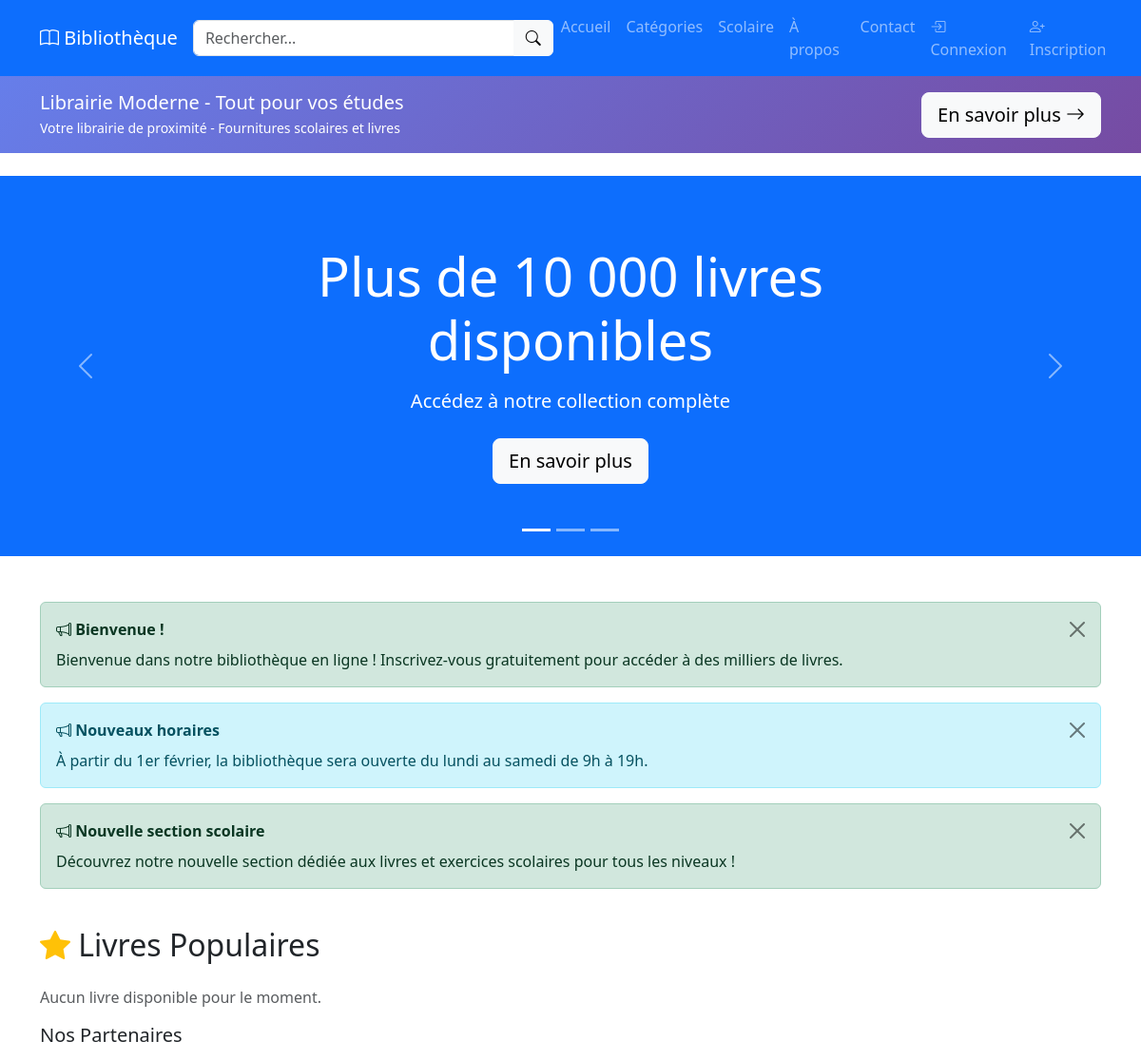
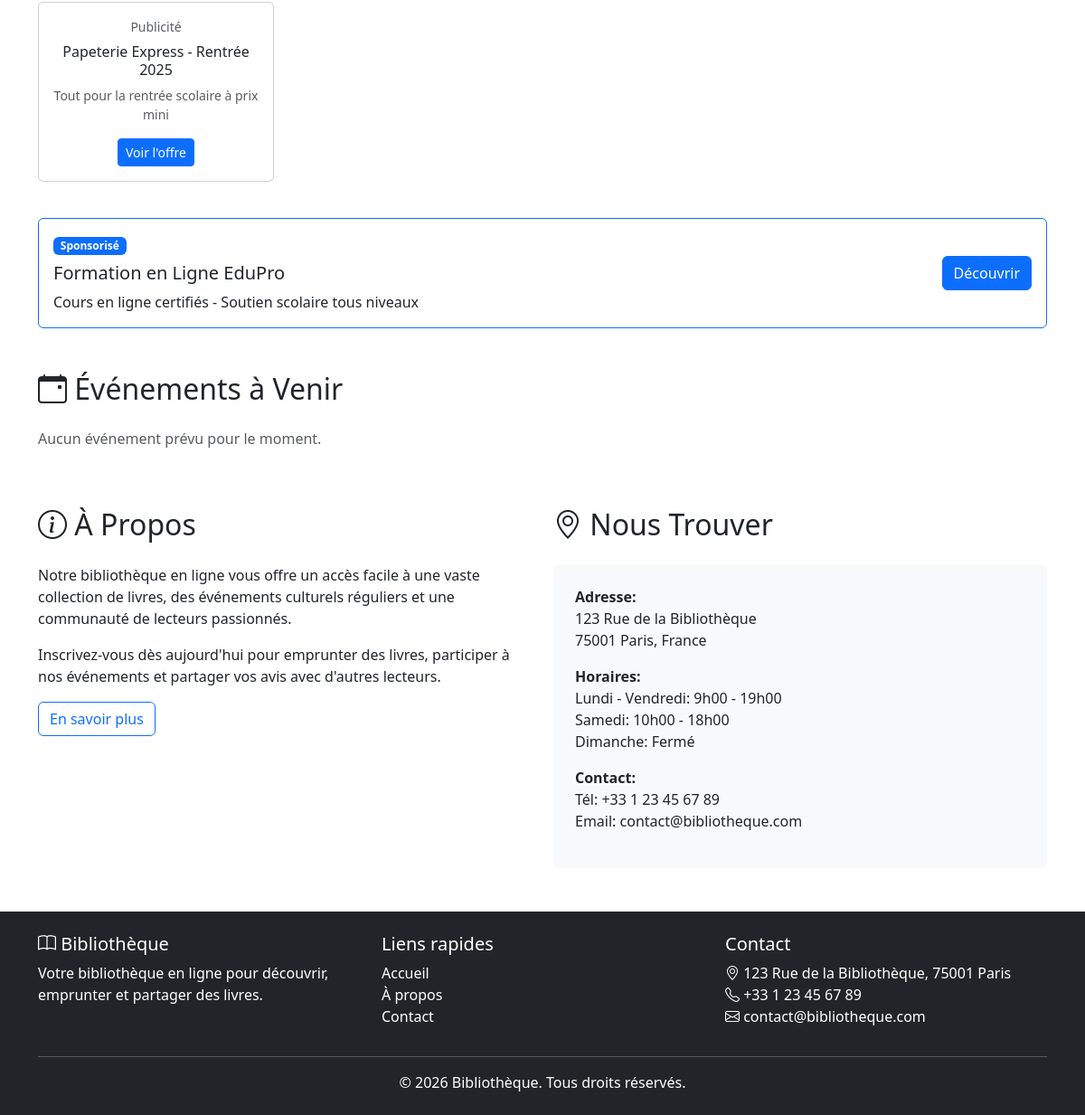
The page / on the database its author committed (2 pictures, top to bottom).
### tables this page shows
CREATE TABLE advertisements
                                                            (
                                                                id INT
                                                                UNSIGNED AUTO_INCREMENT PRIMARY KEY,
    title VARCHAR
                                                                (255) NOT NULL,
    company_name VARCHAR
                                                                (255) NOT NULL,
    contact_email VARCHAR
                                                                (255) NOT NULL,
    contact_phone VARCHAR
                                                                (20),
    ad_type ENUM
                                                                ('banner_top', 'banner_side', 'banner_bottom', 'popup', 'inline') NOT NULL DEFAULT 'banner_side',
    image_url VARCHAR
                                                                (255),
    link_url VARCHAR
                                                                (255) NOT NULL,
    description TEXT,
    start_date DATE NOT NULL,
    end_date DATE NOT NULL,
    status ENUM
                                                                ('pending', 'active', 'paused', 'expired', 'rejected') NOT NULL DEFAULT 'pending',
    impressions INT UNSIGNED DEFAULT 0,
    clicks INT UNSIGNED DEFAULT 0,
    price DECIMAL
                                                                (10, 2) DEFAULT 0.00,
    payment_status ENUM
                                                                ('unpaid', 'paid', 'refunded') DEFAULT 'unpaid',
    display_pages TEXT,
    created_by INT UNSIGNED,
    approved_by INT UNSIGNED,
    created_at TIMESTAMP DEFAULT CURRENT_TIMESTAMP,
    updated_at TIMESTAMP DEFAULT CURRENT_TIMESTAMP ON
                                                                UPDATE CURRENT_TIMESTAMP,
    FOREIGN KEY
                                                                (created_by) REFERENCES users
                                                                (id) ON
                                                                DELETE
                                                                SET NULL
                                                                ,
    FOREIGN KEY
                                                                (approved_by) REFERENCES users
                                                                (id) ON
                                                                DELETE
                                                                SET NULL
                                                                ,
    INDEX idx_status
                                                                (status),
    INDEX idx_dates
                                                                (start_date, end_date),
    INDEX idx_type
                                                                (ad_type)
);

CREATE TABLE news
                                                    (
                                                        id INT
                                                        UNSIGNED AUTO_INCREMENT PRIMARY KEY,
    title VARCHAR
                                                        (255) NOT NULL,
    subtitle VARCHAR
                                                        (255),
    content TEXT,
    image VARCHAR
                                                        (255),
    link VARCHAR
                                                        (255),
    display_order INT DEFAULT 0,
    status ENUM
                                                        ('active', 'inactive') NOT NULL DEFAULT 'active',
    created_by INT UNSIGNED,
    created_at TIMESTAMP DEFAULT CURRENT_TIMESTAMP,
    updated_at TIMESTAMP DEFAULT CURRENT_TIMESTAMP ON
                                                        UPDATE CURRENT_TIMESTAMP,
    FOREIGN KEY
                                                        (created_by) REFERENCES users
                                                        (id) ON
                                                        DELETE
                                                        SET NULL
                                                        ,
    INDEX idx_status
                                                        (status),
    INDEX idx_display_order
                                                        (display_order)
);

CREATE TABLE announcements
                                                (
                                                    id INT
                                                    UNSIGNED AUTO_INCREMENT PRIMARY KEY,
    title VARCHAR
                                                    (255) NOT NULL,
    content TEXT NOT NULL,
    type ENUM
                                                    ('info', 'warning', 'success', 'danger') NOT NULL DEFAULT 'info',
    status ENUM
                                                    ('active', 'inactive') NOT NULL DEFAULT 'active',
    display_order INT DEFAULT 0,
    created_by INT UNSIGNED,
    created_at TIMESTAMP DEFAULT CURRENT_TIMESTAMP,
    updated_at TIMESTAMP DEFAULT CURRENT_TIMESTAMP ON
                                                    UPDATE CURRENT_TIMESTAMP,
    FOREIGN KEY
                                                    (created_by) REFERENCES users
                                                    (id) ON
                                                    DELETE
                                                    SET NULL
                                                    ,
    INDEX idx_status
                                                    (status),
    INDEX idx_display_order
                                                    (display_order)
);

### views/home/index.php (the view, shortened to what the rows shown need)
<?php
require_once ROOT_PATH . '/views/layouts/header.php';
require_once ROOT_PATH . '/models/News.php';
require_once ROOT_PATH . '/views/components/ads.php';
displayAds('banner_top', 'home', 1);
$news = new News();
$news = $news->getActiveNews(5);
?>
<div id="newsCarousel" class="carousel slide" data-bs-ride="carousel">
    <div class="carousel-indicators">
        <?php foreach ($news as $index => $item): ?>
            <button type="button" data-bs-target="#newsCarousel" data-bs-slide-to="<?php echo $index; ?>"
                    class="<?php echo $index === 0 ? 'active' : ''; ?>"></button>
        <?php endforeach; ?>
    </div>
    <div class="carousel-inner">
        <?php if (empty($news)): ?>
            <div class="carousel-item active">
                <div class="bg-primary text-white py-5">
                    <div class="container text-center">
                        <h1 class="display-4">Bienvenue à la Bibliothèque</h1>
                        <p class="lead">Découvrez notre collection de livres et participez à nos événements</p>
                    </div>
                </div>
            </div>
        <?php else: ?>
            <?php foreach ($news as $index => $item): ?>
                <div class="carousel-item <?php echo $index === 0 ? 'active' : ''; ?>">
                    <div class="bg-primary text-white py-5" style="min-height: 400px;
                         <?php if (!empty($item['image'])): ?>
                         background: linear-gradient(rgba(0,0,0,0.5), rgba(0,0,0,0.5)),
                                     url('<?php echo asset('images/uploads/' . $item['image']); ?>') center/cover;
                         <?php endif; ?>">
                        <div class="container">
                            <div class="row align-items-center" style="min-height: 300px;">
                                <div class="col-md-8 mx-auto text-center">
                                    <h1 class="display-4 mb-3"><?php echo escape($item['title']); ?></h1>
                                    <?php if (!empty($item['subtitle'])): ?>
                                        <p class="lead mb-4"><?php echo escape($item['subtitle']); ?></p>
                                    <?php endif; ?>
                                    <?php if (!empty($item['link'])): ?>
                                        <a href="<?php echo url('/categories'); ?>" class="btn btn-light btn-lg">
                                            En savoir plus
                                        </a>
                                    <?php endif; ?>
                                </div>
                            </div>
                        </div>
                    </div>
                </div>
            <?php endforeach; ?>
        <?php endif; ?>
    </div>
</div>
<div class="container my-5">
    <?php if (!empty($announcements)): ?>
        <div class="row mb-4">
            <div class="col-12">
                <?php foreach ($announcements as $announcement): ?>
                    <div class="alert alert-<?php echo escape($announcement['type']); ?> alert-dismissible fade show" role="alert">
                        <strong><i class="bi bi-megaphone"></i> <?php echo escape($announcement['title']); ?></strong>
                        <p class="mb-0 mt-2"><?php echo nl2br(escape($announcement['content'])); ?></p>
                        <button type="button" class="btn-close" data-bs-dismiss="alert"></button>
                    </div>
                <?php endforeach; ?>
            </div>
        </div>
    <?php endif; ?>
    <section class="mb-5">
        <h2 class="mb-4"><i class="bi bi-star-fill text-warning"></i> Livres Populaires</h2>
        <div class="row">
            <div class="col-md-3">
                <?php displayAds('banner_side', 'home', 3); ?>
            </div>
        </div>
        <?php displayAds('banner_bottom', 'home', 1); ?>
    </section>
    <section class="mb-5">
        <h2 class="mb-4"><i class="bi bi-calendar-event"></i> Événements à Venir</h2>
    </section>
    <section class="mb-5">
        <div class="row">
            <div class="col-md-6">
                <h2 class="mb-4"><i class="bi bi-info-circle"></i> À Propos</h2>
            </div>
            <div class="col-md-6">
                <h2 class="mb-4"><i class="bi bi-geo-alt"></i> Nous Trouver</h2>
            </div>
        </div>
    </section>
</div>
<?php require_once ROOT_PATH . '/views/layouts/footer.php'; ?>

### views/components/ads.php (shortened to what the rows shown need)
<?php
function displayAds(string $position = 'banner_side', string $page = 'home', int $count = 1): void {
    $adModel = new Advertisement();
    $ads = $adModel->getActiveAds($position, $page, $count);
    foreach ($ads as $ad) {
        switch ($position) {
            case 'banner_top':
                displayTopBanner($ad);
                break;
            case 'banner_side':
                displaySideBanner($ad);
                break;
            case 'banner_bottom':
                displayBottomBanner($ad);
                break;
        }
    }
}
function displayTopBanner(array $ad): void {
    ?>
    <div class="ad-banner ad-top mb-4" style="background: linear-gradient(135deg, #667eea 0%, #764ba2 100%);">
        <div class="container">
            <div class="row align-items-center py-3">
                <div class="col-md-9">
                    <div class="d-flex align-items-center text-white">
                        <div>
                            <h5 class="mb-1"><?php echo escape($ad['title']); ?></h5>
                            <p class="mb-0 small"><?php echo escape($ad['description']); ?></p>
                        </div>
                    </div>
                </div>
                <div class="col-md-3 text-end">
                    <a href="<?php echo url('/ads/track/' . $ad['id']); ?>"
                       target="_blank"
                       class="btn btn-light btn-lg">
                        En savoir plus <i class="bi bi-arrow-right"></i>
                    </a>
                </div>
            </div>
        </div>
    </div>
    <?php
}
function displaySideBanner(array $ad): void {
    ?>
    <div class="card mb-3 ad-banner ad-side">
        <div class="card-body text-center">
            <small class="text-muted d-block mb-2">Publicité</small>
            <h6><?php echo escape($ad['title']); ?></h6>
            <p class="small text-muted"><?php echo truncate($ad['description'], 80); ?></p>
            <a href="<?php echo url('/ads/track/' . $ad['id']); ?>"
               target="_blank"
               class="btn btn-sm btn-primary">
                Voir l'offre
            </a>
        </div>
    </div>
    <?php
}
function displayBottomBanner(array $ad): void {
    ?>
    <div class="ad-banner ad-bottom mt-4 mb-4">
        <div class="card border-primary">
            <div class="card-body">
                <div class="row align-items-center">
                    <?php if ($ad['image_url']): ?>
                        <div class="col-md-3">
                            <img src="<?php echo asset('images/uploads/' . $ad['image_url']); ?>"
                                 alt="<?php echo escape($ad['title']); ?>"
                                 class="img-fluid rounded">
                        </div>
                        <div class="col-md-9">
                    <?php else: ?>
                        <div class="col-md-12">
                    <?php endif; ?>
                        <div class="d-flex justify-content-between align-items-center">
                            <div>
                                <span class="badge bg-primary mb-2">Sponsorisé</span>
                                <h5><?php echo escape($ad['title']); ?></h5>
                                <p class="mb-0"><?php echo escape($ad['description']); ?></p>
                            </div>
                            <a href="<?php echo url('/ads/click/' . $ad['id']); ?>"
                               target="_blank"
                               class="btn btn-primary ms-3">
                                Découvrir
                            </a>
                        </div>
                    </div>
                </div>
            </div>
        </div>
    </div>
    <?php
}
    ?>

### rows shown on the page
advertisements: title "Librairie Moderne - Tout pour vos études", description "Votre librairie de proximité - Fournitures scolaires et livres"
news: title "Plus de 10 000 livres disponibles", subtitle "Accédez à notre collection complète"
announcements: title "Bienvenue !", content "Bienvenue dans notre bibliothèque en ligne ! Inscrivez-vous gratuitement pour accéder à des milliers de livres."
announcements: title "Nouveaux horaires", content "À partir du 1er février, la bibliothèque sera ouverte du lundi au samedi de 9h à 19h."
announcements: title "Nouvelle section scolaire", content "Découvrez notre nouvelle section dédiée aux livres et exercices scolaires pour tous les niveaux !"
advertisements: title "Papeterie Express - Rentrée 2025", description "Tout pour la rentrée scolaire à prix mini"
advertisements: title "Formation en Ligne EduPro", description "Cours en ligne certifiés - Soutien scolaire tous niveaux"

### other values the page prints
APP_NAME "Bibliothèque"
